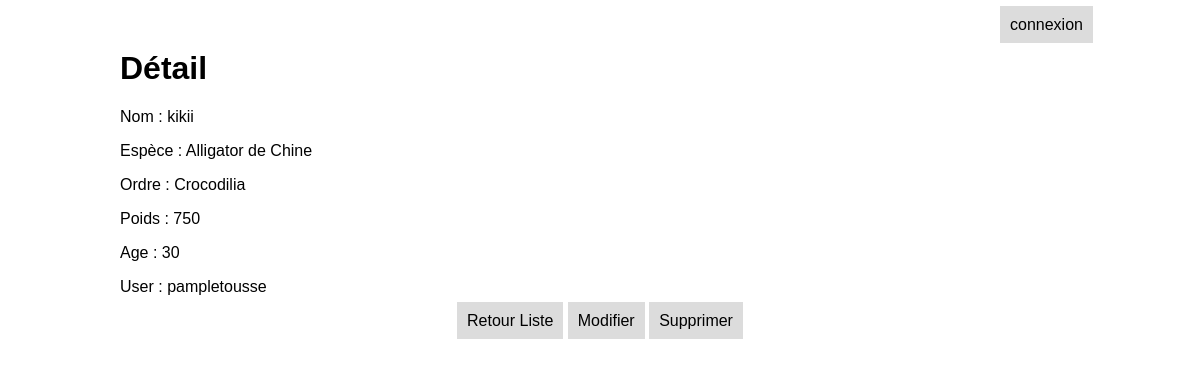
/detail/1, run on the app's committed database.
### reptiles_app/models.py (models this page shows)
class Reptile(models.Model):
    nom = models.CharField(max_length=100)
    nomEspece = models.CharField(max_length=200)
    ordre = models.CharField(max_length=200)
    age = models.PositiveIntegerField(default=0)
    poids = models.PositiveIntegerField()
    user = models.ForeignKey(User,on_delete=models.CASCADE)

### reptiles_app/views.py (the view)
# urls.py: path('detail/<int:pk>',views.detail,name='detail'),
def detail(request,pk):
    template = loader.get_template("reptiles/detail.html")
    reptile = get_object_or_404(Reptile,pk=pk)
    context = getUserContext(request)
    context['reptile']=reptile
    return HttpResponse(template.render(context,request))

### reptiles_app/views.py (called while the page is built)
def getUserContext(request):
    context={}
    if request.user.is_authenticated == False:
        nom = ""
        codeco = "connexion"
    else:
        nom = request.user.username
        codeco = "deconnexion"
    context["userContext"]=nom
    context["codeco"]=codeco
    return context

### reptiles_app/templates/reptiles/detail.html
{% extends "reptiles/layout.html" %}
{% block content %}
<h1>Détail</h1>
<p>Nom : {{reptile.nom}}</p>
<p>Espèce : {{reptile.nomEspece}}</p>
<p>Ordre : {{reptile.ordre}}</p>
<p>Poids : {{reptile.poids}}</p>
<p>Age : {{reptile.age}}</p>
<p>User : {{reptile.user}}</p>
<div class="btnBottom">
    <a href="{% url 'liste' %}" title="Liste">Retour Liste</a>
    <a href="{% url 'update' reptile.pk %}" title="Modifier">Modifier</a>
    <a href="{% url 'delete' reptile.pk %}" title="Supprimer">Supprimer</a>
</div>
{% endblock %}

### reptiles_app/static/css/style.css (style rules this page uses)
body { margin: 0; padding: 0; box-sizing: border-box; font-family: Arial, Helvetica, sans-serif; }
a { text-decoration: none; color: #000; background-color: rgb(220, 220, 220); padding: 10px; }
.btnBottom { display: block; text-align: center; margin: 0 auto; }

### data on the page
Reptile: nom "kikii", nomEspece "Alligator de Chine", ordre "Crocodilia", poids "750", age "30", user "pampletousse"

### other printed values
{{ codeco }} "connexion"
